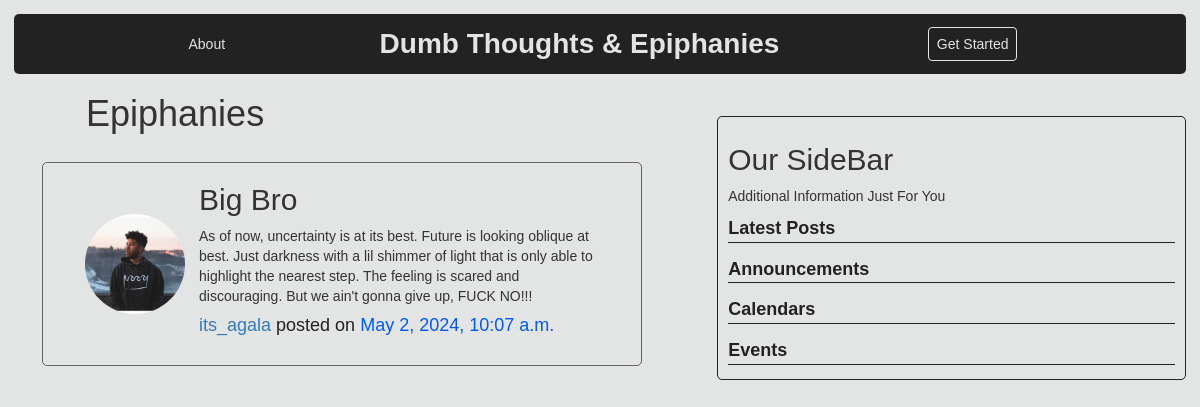
The app's page /post/1/ with its own data.
### blog/models.py (models this page shows, shortened)
class Post(models.Model):
    title = models.CharField(max_length=100)
    content = models.TextField()
    date_posted = models.DateTimeField(default=timezone.now)
    author = models.ForeignKey(User, on_delete=models.CASCADE)

### users/models.py (models this page shows, shortened)
class Account(models.Model):
    user = models.OneToOneField(User, on_delete=models.CASCADE)
    image = models.ImageField(default='default.jpg', upload_to='profile_pics')

### blog/views.py (the view)
# urls.py: path('post/<int:pk>/', PostDetailView.as_view(), name='post-detail'),
class PostDetailView(DetailView):
    model = Post

### blog/templates/blog/post_detail.html (shortened to what this page needs)
{% extends "blog/base.html" %}
{% block content %}
  <h1 class="title"><u>Epiphanies</u></h1>
  <div class="container">
      <img src="{{object.author.account.image.url}}" alt="Profile Pic" class="pp" width="100px" height="100px">
      <div class="blog-post">
          <h2>{{object.title}}</h2>
          <p>{{object.content}}</p>
          <h4><a href="{% url 'user-posts' object.author.username %}">{{object.author.username}} </a><span>posted on </span>{{object.date_posted}}</h4><br>
      </div>
  </div>
  {% endblock content %}

### blog/static/css/base.css (style rules this page uses)
* { box-sizing: border-box; font-family: 'PT Sans', sans-serif; text-decoration: none; }
body { background-color: #e3e4e4; padding: 1em; overflow-x: hidden; }
.title { padding-left:0 2rem; margin-left: 2em; }
.container { display: flex; align-items: center; justify-content:center ; gap: 1em; padding: 0 2em; margin: 2em; border: #636262 1px groove; width: 600px; border-radius: 5px; }
.pp { border-radius: 50%; }
h4 { color: #0059ff; }
span { color: #222; }

### records on screen
Post: author.account.image (picture), title "Big Bro", content "As of now, uncertainty is at its best. Future is looking oblique at best. Just darkness with a lil shimmer of light that is only able to highlight the nearest step. The feeling is scared and discouraging. But we ain't gonna give up, FUCK NO!!!", author.username "its_agala", date_posted "May 2, 2024, 10:07 a.m."
